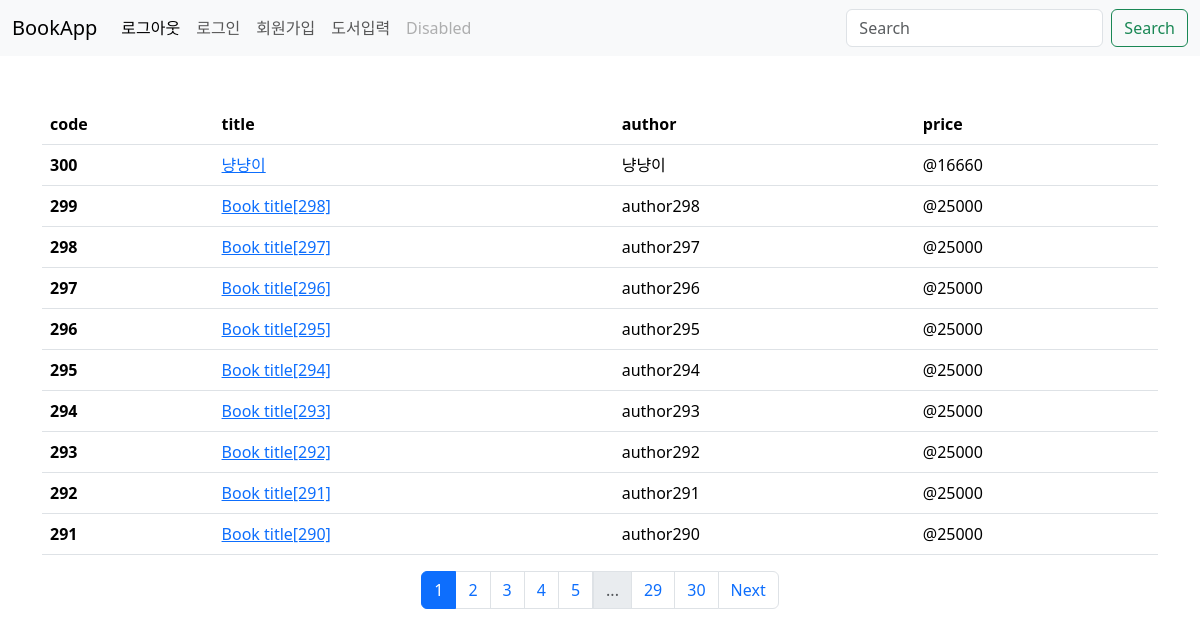
/book/list/, run on the app's committed database.
### book/models.py (models this page shows)
class Book(db.Model):
    code = db.Column(db.Integer, primary_key=True)
    title = db.Column(db.String(100), nullable=False)  # text
    author = db.Column(db.String(50), nullable=False)  # text
    price = db.Column(db.Integer, nullable=False)  # text
    description = db.Column(db.Text())  # textarea
    created = db.Column(db.DateTime(), nullable=False)

### book/views/book_views.py (the view)
@bp.route("/list/")
def list():
    page = request.args.get("page", type=int, default=1)
    books = Book.query.order_by(Book.code.desc())
    books = books.paginate(page=page, per_page=10)
    return render_template("book/list.html", books=books)

### book/templates/book/list.html (shortened to what this page needs)
{% extends "base.html" %} {% block content %}
<table class="table">
  <thead>
    <tr>
      <th scope="col">code</th>
      <th scope="col">title</th>
      <th scope="col">author</th>
      <th scope="col">price</th>
    </tr>
  </thead>
  <tbody>
    {% for book in books %}
    <tr>
      <th scope="row">{{book.code}}</th>
      <td><a href="{{ url_for('book.list', code=book.code) }}">{{book.title}}</a></td>
      <td>{{book.author}}</td>
      <td>@{{book.price}}</td>
    </tr>
    {% endfor %}
  </tbody>
</table>
<nav>
  <ul class="pagination justify-content-center">
     {% for page_num in books.iter_pages() %} {% if page_num %}
    <li class="page-item {% if page_num == books.page %} active {% endif %}">
      <a class="page-link" href="?page={{page_num}}" aria-current="page">{{page_num}}</a>
    </li>
    {% else %}
    <li class="disabled"><a class="page-link" href="javascript:void(0)">...</a></li>
    {% endif %} {% endfor %} {% if books.has_next %}
    <li class="page-item"><a class="page-link" href="?page{{books.next_num}}">Next</a></li>
    {% endif %}
  </ul>
</nav>
{% endblock %}

### book/templates/base.html (shortened to what this page needs)
<!DOCTYPE html>
<html lang="en">
  <head>
    <link
      href="https://cdn.jsdelivr.net/npm/bootstrap@5.3.7/dist/css/bootstrap.min.css"
      rel="stylesheet"
    />
  </head>
  <body>
    {% include "navbar.html" %}
    <div class="container mt-5">{% block content %}{% endblock %}</div>
  </body>
</html>

### book/templates/navbar.html (shortened to what this page needs)
<nav class="navbar navbar-expand-lg bg-body-tertiary">
  <div class="container-fluid">
    <a class="navbar-brand" href="/">BookApp</a>
    <div class="collapse navbar-collapse" id="navbarSupportedContent">
      <ul class="navbar-nav me-auto mb-2 mb-lg-0">
        <li class="nav-item">
          <a class="nav-link active" aria-current="page" href="#">로그아웃</a>
        </li>
        <li class="nav-item">
          <a class="nav-link" href="#">로그인</a>
        </li>
        <li class="nav-item">
          <a class="nav-link" href="#">회원가입</a>
        </li>
        <li class="nav-item">
          <a class="nav-link" href="{{url_for('book.create')}}">도서입력</a>
        </li>
        <li class="nav-item">
          <a class="nav-link disabled" aria-disabled="true">Disabled</a>
        </li>
      </ul>
      <form class="d-flex" role="search">
        <input class="form-control me-2" type="search" placeholder="Search" aria-label="Search" />
        <button class="btn btn-outline-success" type="submit">Search</button>
      </form>
    </div>
  </div>
</nav>

### data on the page
Book: code "300", title "냥냥이", author "냥냥이", price "16660"
Book: code "299", title "Book title[298]", author "author298", price "25000"
Book: code "298", title "Book title[297]", author "author297", price "25000"
Book: code "297", title "Book title[296]", author "author296", price "25000"
Book: code "296", title "Book title[295]", author "author295", price "25000"
Book: code "295", title "Book title[294]", author "author294", price "25000"
Book: code "294", title "Book title[293]", author "author293", price "25000"
Book: code "293", title "Book title[292]", author "author292", price "25000"
Book: code "292", title "Book title[291]", author "author291", price "25000"
Book: code "291", title "Book title[290]", author "author290", price "25000"

### other printed values
{{ page_num }} "1" "2" "3" "4" "5" "29" "30"
